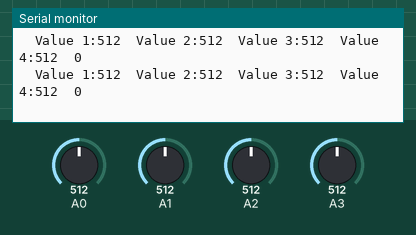
This sketch was run on a simulated Arduino Mega 2560, built with avr-gcc and run on an emulated ATmega2560. Shown: the last lines printed to the serial monitor. The test bench sets the inputs (shaded band); at power-on: A0 = 512, A1 = 512, A2 = 512, A3 = 512. The audio player accepts every command and is not drawn.

Above: at 3.2 s.
3.3 s: A0 set to 560
At 3.4 s:
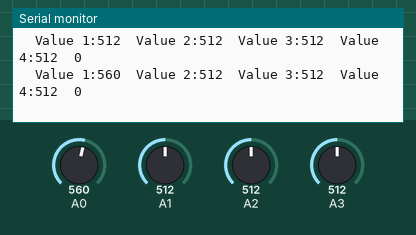
6.3 s: A1 set to 560
At 6.54 s:
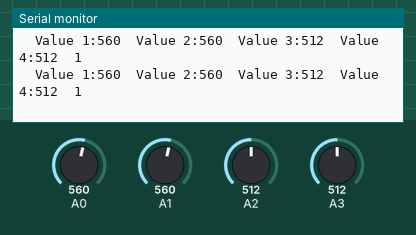
7.8 s: A2 set to 560
At 7.84 s:
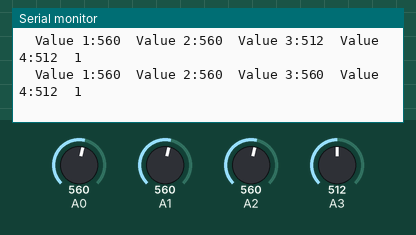
9.3 s: A3 set to 560
At 9.41 s:
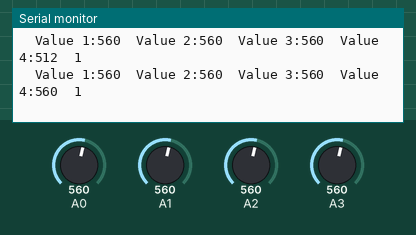
10.8 s: A0 set to 540
At 10.98 s:
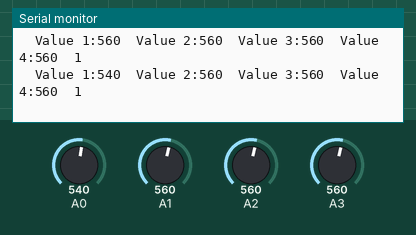
12.3 s: A1 set to 540
At 12.55 s:
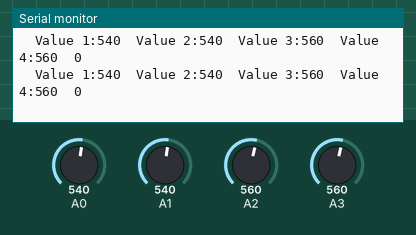
Timing chart, 0 to 14.8 s (numbered marks = the images above; inputs shaded):
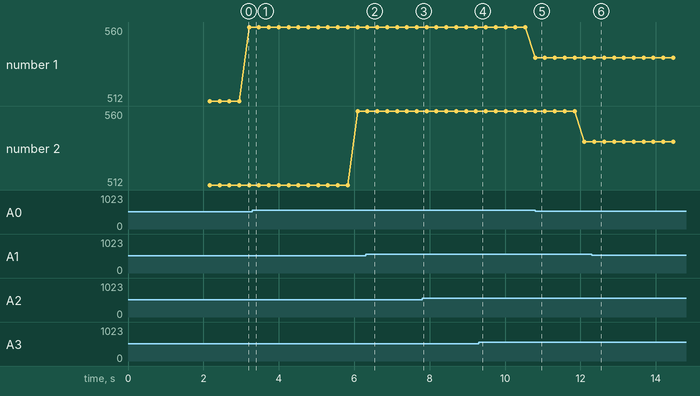

The sketch:

Afspilning_af_lyd.ino
```cpp
#include <SoftwareSerial.h>
#include <DFRobotDFPlayerMini.h>

// Set up software serial on pins D4 (Rx) and D5 (Tx)
SoftwareSerial Serial1(2, 3);  // RX on D2, TX on D3
DFRobotDFPlayerMini Player1;

SoftwareSerial Serial2(4, 5);  // RX on D4, TX on D5
DFRobotDFPlayerMini Player2;

SoftwareSerial Serial3(6, 7);  // RX on D6, TX on D7
DFRobotDFPlayerMini Player3;

SoftwareSerial Serial4(8, 9);  // RX on D8, TX on D9
DFRobotDFPlayerMini Player4;

int state = 0;

int a = 20;
int b = 20;
int c = 20;
int d = 20;


void setup() {
  // put your setup code here, to run once:

  Serial1.begin(9600);
  Serial2.begin(9600);
  Serial3.begin(9600);
  Serial4.begin(9600);

  Serial.begin(115200);

//potentiometer
  pinMode(A0,INPUT);
  pinMode(A1,INPUT);
  pinMode(A2,INPUT);
  pinMode(A3,INPUT);

 // pinMode(8,INPUT);
  // Initialize DFPlayer Mini

  Serial1.listen();
    if (!Player1.begin(Serial1)) {
        Serial.println("DFPlayer Mini 1 not detected or error.");
        while(true);
    }
    //Player1.volume(a);

  Serial2.listen();
    if (!Player2.begin(Serial2)) {
        Serial.println("DFPlayer Mini 2 not detected or error.");
        while(true);
    }
    //Player2.volume(b);

  Serial3.listen();
    if (!Player3.begin(Serial3)) {
        Serial.println("DFPlayer Mini 3 not detected or error.");
        while(true);
    }
    //Player3.volume(c);


  Serial4.listen();
    if (!Player4.begin(Serial4)) {
        Serial.println("DFPlayer Mini 4 not detected or error.");
        while(true);
    }


}

void loop() {
  // put your main code here, to run repeatedly:

  Player1.volume(a);
  Player2.volume(b);
  Player3.volume(c);
  Player4.volume(d);

   // if (digitalRead(8)==LOW) {
      Player1.playFolder(01, 1);
      Player2.playFolder(01, 2);
      Player3.playFolder(01, 3);
      Player4.playFolder(01, 4);
      //delay(100000);
    //}


  int  sensor_value1 = analogRead(A0);
  int  sensor_value2 = analogRead(A1);
  int  sensor_value3 = analogRead(A2);
  int  sensor_value4 = analogRead(A3);

  Serial.print("Value 1:");
  Serial.print(sensor_value1);
  Serial.print("\t");

  Serial.print("Value 2:");
  Serial.print(sensor_value2);
  Serial.print("\t");

  Serial.print("Value 3:");
  Serial.print(sensor_value3);
  Serial.print("\t");

  Serial.print("Value 4:");
  Serial.print(sensor_value4);
  Serial.print("\t");

  Serial.print(state);
  Serial.println();
  Serial.print("\t");
  delay(100);


  if (sensor_value1<550){
    state=0;
    a=0;
  }

  if (sensor_value1>550){
    state=1;
    a=20;
  }
}
```

Measured:
- after the input at 6.3 s, the serial monitor: prints a new line after 0.05 s (image 2)
- after the input at 12.3 s, the serial monitor: prints a new line after 0.07 s (image 6)
- plotted number 1: 560 → 540 after the input at 9.3 s
- plotted number 2: 512 → 560 after the input at 3.3 s, 560 → 540 after the input at 10.8 s
